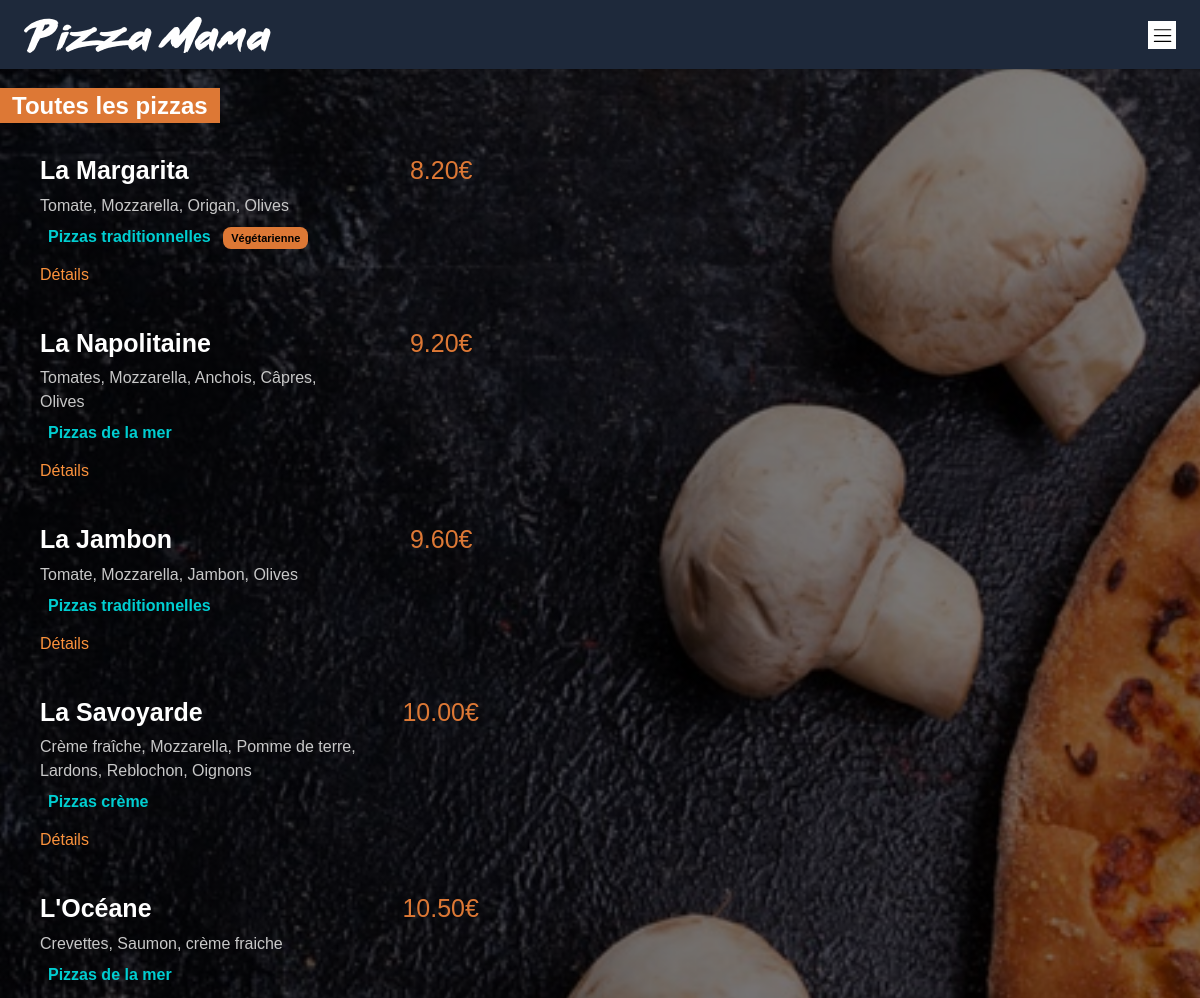
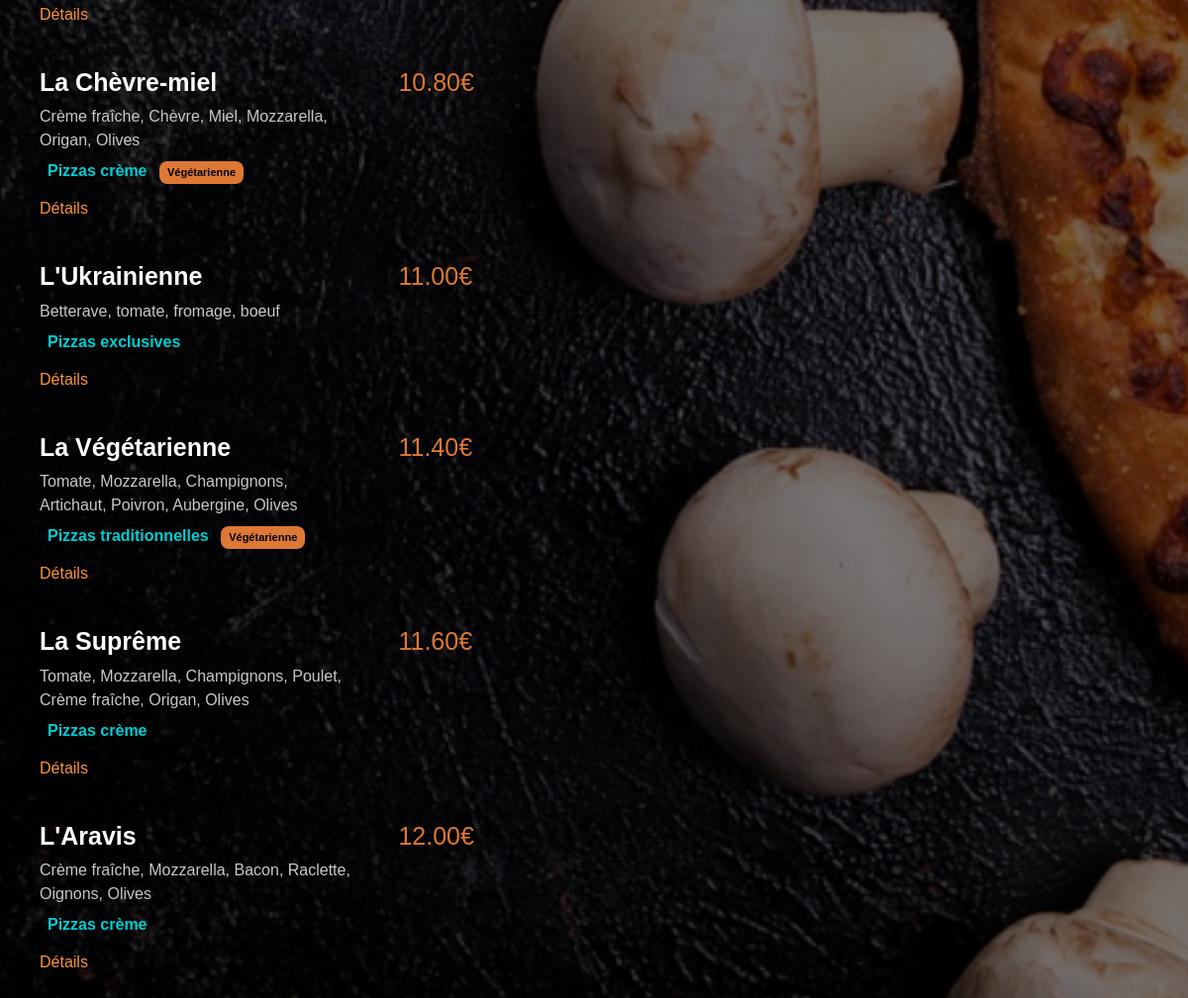
The app's page /menu/ with its own data (2 pictures, top to bottom).
### menu/models.py (models this page shows, shortened)
class Pizza(models.Model):
    nom = models.CharField(max_length=200)
    ingredients = models.CharField(max_length=400)
    prix = models.FloatField(default=0)
    vegetarienne = models.BooleanField(default=False)
    description = models.TextField(default=" ")
    category = ForeignKey(Category, related_name="Categorie", on_delete=models.CASCADE, default=1)
    image = models.ImageField(upload_to='static/menu/images/pizzas', blank=True)
    class Meta:
        ordering = ['category']

class Category(models.Model):
    nom = models.CharField(max_length=200)
    date_ajout = models.DateTimeField(auto_now=True)
    class Meta:
        ordering = ['-date_ajout']
    def __str__(self):   # permet de renvoyer le nom de la cat dans l'affichage admin
        return self.nom

### menu/views.py (the view)
# urls.py: path('', views.index, name="index"),  # vue index qu'on affiche pour une url par défaut
def index(request):
    pizzas = Pizza.objects.all().order_by('prix')
    return render(request, "menu/index.html", {'pizzas': pizzas})

### menu/templates/menu/index.html (shortened to what this page needs)
{% extends '../menu/base.html' %}
{% block content %}
        <div class="mt-[60px]">
            <h1 class="bg-[#DD7835] mt-[80px] py-1 px-3 font-black text-2xl inline">Toutes les pizzas</h1>
        </div>
        <div class="pl-[40px]">
            {% for pizza in pizzas %}
            <div class="menu_list_item">
                <span class="menu_list_title title_color">{{pizza.nom}} </span>
                <span class="menu_list_price">{{pizza.prix | floatformat:2}}€</span>
                <span class="menu_list_ingredients">{{pizza.ingredients}}</span>
                <span class="menu_list_category">{{pizza.category}}</span>
                {% if pizza.vegetarienne %}
                    <span class="menu_list_vegetarienne">Végétarienne</span>
                {% endif %}
                <div class="pb-2 text-orange-400">
                    <a href="{{ pizza.nom }}">Détails</a>
                </div>
            </div>
            {% endfor %}
        </div>
{% endblock content %}

### menu/templates/menu/base.html (shortened to what this page needs)
<!doctype html>
{% load tailwind_tags %}
{% load static %}
<html lang="fr">
<head>
    {% tailwind_css %}
    <link rel="stylesheet" href="{% static 'menu/style.css' %}">
</head>
<body class="relative">
    <header class="bg-slate-800 z-50 fixed top-0 w-full shadow">
            <nav id="main-nav" class="bg-slate-800 max-w-8xl mx-auto p-6 py-4 flex items-center justify-between">
                <a href="{% url 'main:main' %}" class="flex" aria-label="Page d'accueil">
                    <img src="../static/menu/images/small_logo.png" class="xl:inline" alt="">
                </a>
                <button aria-label="toggle button" aria-expanded="false" id="menu-btn" class="cursor-pointer w-7 xl:hidden bg-white">
                    <img src="../static/menu/images/menu.svg" alt="">
                </button>
                <ul id="toggled-menu" class="bg-white w-full absolute top-full left-0 -translate-y-full -z-10 text-gray-800 border-b border-gray-200 flex flex-col items-center xl:bg-slate-800 xl:mx-6 xl:static xl:z-10 xl:transform-none xl:border-none xl:flex-row xl:text-slate-200">
                    <li class="py-4 lg:py-0 lg:mr-6">
                        <a href="{% url 'menu:pizzas_vegetariennes' %}" class="text-sm uppercase hover:text-amber-300 font-semibold w-full focus:text-rose-600">Pizzas végétariennes
                        </a>
                    </li>
                    <li class="py-4 lg:py-0 lg:mr-6">
                        <a href="{% url 'menu:index' %}" class="text-sm uppercase hover:text-amber-300 font-semibold w-full focus:text-rose-600">Toutes les pizzas
                        </a>
                    </li>
                     <li class="py-4 lg:py-0 lg:mr-6">
                       <a href="#panier" class="flex" aria-label="Panier">
                           <img src="../static/menu/images/panier.png" class="lg:inline lg:ml-10 h-5" alt="panier">
                       </a>
                    </li>
                </ul>
            </nav>
        </header>
    <main class="flex flex-col mt-[30px]">
        {% block content %}
        {% endblock content %}
    </main>
</body>
</html>

### menu/static/menu/style.css (style rules this page uses)
body { background: linear-gradient(0deg, rgba(0, 0, 0, 0.5), rgba(0, 0, 0, 0.5)), url("images/menu_background.jpg") no-repeat center center fixed; -webkit-background-size: cover; -moz-background-size: cover; -o-background-size: cover; background-size: cover; color: white; margin: 0px; font-family: Arial; }
.menu_list_item { margin: 30px 0px; }
.menu_list_title { font-weight: bold; font-size: 25px; display: inline-block; width: 350px; }
.menu_list_price { color: #DD7835; margin-left: 8px; font-size: 25px; display: inline-block; width: 70px; text-align: right; }
.menu_list_ingredients { color: #C8C8C8; font-size; 14px; margin-top: 4px; display: block; width: 320px; }
.menu_list_vegetarienne { background-color: #DD7835; color: black; font-size: 11px; font-weight: bold; padding: 3px 8px; display: inline-block; margin-top: 4px; margin-bottom: 10px; border-radius: 8px; }
.menu_list_category { color: darkturquoise; font-weight: bold; padding: 3px 8px; display: inline-block; margin-top: 4px; margin-bottom: 11px; }
main { animation: transitionIn 0.8s; animation-timing-function: ease-in; }

### records on screen
Pizza: nom "La Margarita", prix "8.20", ingredients "Tomate, Mozzarella, Origan, Olives", category "Pizzas traditionnelles", vegetarienne "Végétarienne"
Pizza: nom "La Napolitaine", prix "9.20", ingredients "Tomates, Mozzarella, Anchois, Câpres, Olives", category "Pizzas de la mer"
Pizza: nom "La Jambon", prix "9.60", ingredients "Tomate, Mozzarella, Jambon, Olives", category "Pizzas traditionnelles"
Pizza: nom "La Savoyarde", prix "10.00", ingredients "Crème fraîche, Mozzarella, Pomme de terre, Lardons, Reblochon, Oignons", category "Pizzas crème"
Pizza: nom "L'Océane", prix "10.50", ingredients "Crevettes, Saumon, crème fraiche", category "Pizzas de la mer"
Pizza: nom "La Chèvre-miel", prix "10.80", ingredients "Crème fraîche, Chèvre, Miel, Mozzarella, Origan, Olives", category "Pizzas crème", vegetarienne "Végétarienne"
Pizza: nom "L'Ukrainienne", prix "11.00", ingredients "Betterave, tomate, fromage, boeuf", category "Pizzas exclusives"
Pizza: nom "La Végétarienne", prix "11.40", ingredients "Tomate, Mozzarella, Champignons, Artichaut, Poivron, Aubergine, Olives", category "Pizzas traditionnelles", vegetarienne "Végétarienne"
Pizza: nom "La Suprême", prix "11.60", ingredients "Tomate, Mozzarella, Champignons, Poulet, Crème fraîche, Origan, Olives", category "Pizzas crème"
Pizza: nom "L'Aravis", prix "12.00", ingredients "Crème fraîche, Mozzarella, Bacon, Raclette, Oignons, Olives", category "Pizzas crème"
